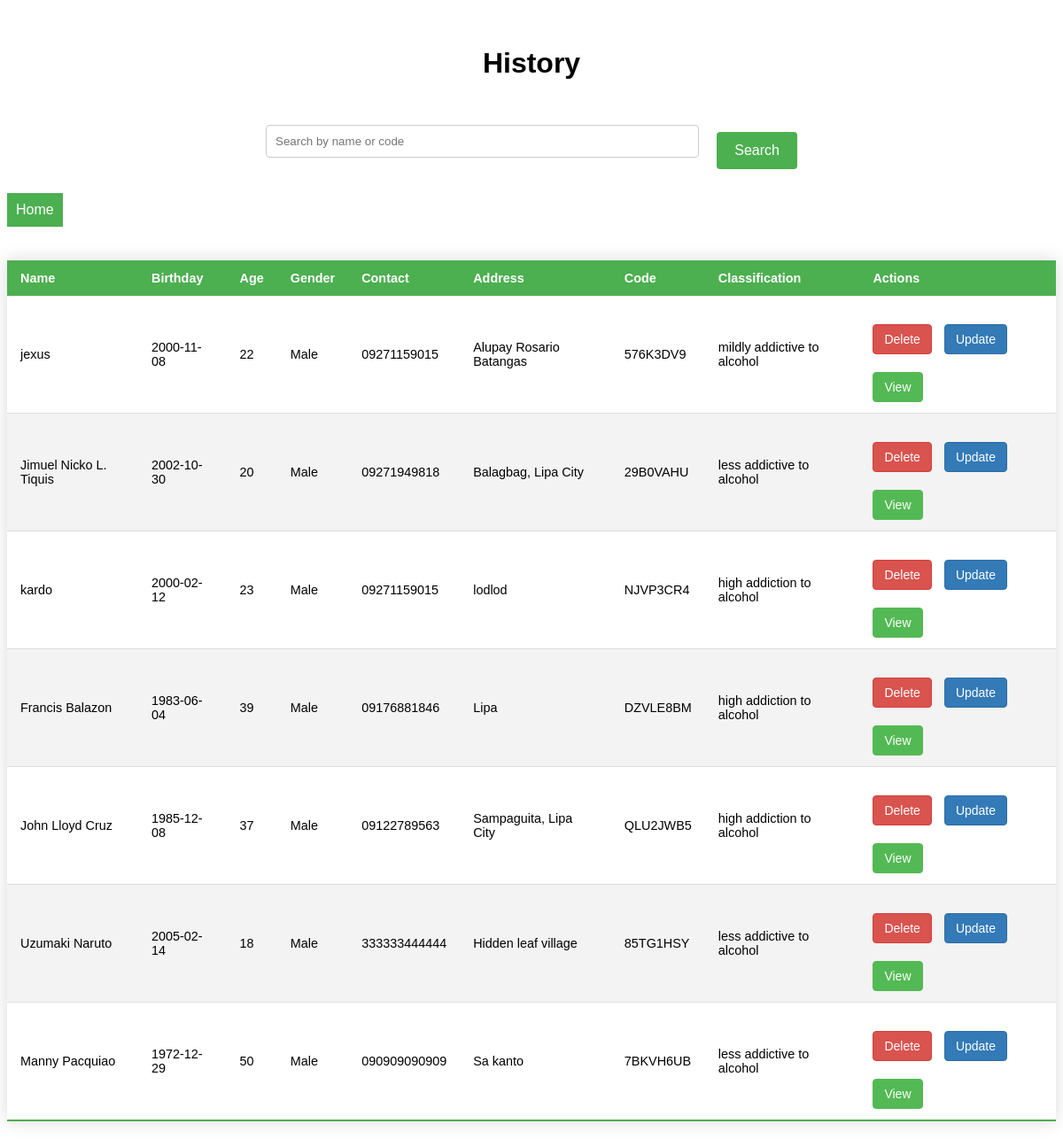
The app's page /history with its own data.
### tables this page shows
CREATE TABLE predictions
                (id INTEGER PRIMARY KEY,
                name TEXT,
                birthday TEXT,
                age INTEGER,
                gender TEXT,
                contact TEXT,
                address TEXT,
                code TEXT UNIQUE,
                q1 TEXT,
                q2 TEXT,
                q3 TEXT,
                q4 TEXT,
                q5 TEXT,
                q6 TEXT,
                q7 TEXT,
                q8 TEXT,
                prediction TEXT);

### app.py (the view)
@app.route('/history', methods=['GET', 'POST'])
def history():
    if request.method == 'POST':
        pass
    else:
        conn = sqlite3.connect('database.db')
        cursor = conn.cursor()
        cursor.execute("SELECT * FROM predictions")
        predictions = cursor.fetchall()
        conn.close()
        search_query = request.args.get('search_query')
        if search_query:
            search_query = search_query.strip()
            if len(search_query) > 0:
                predictions = [p for p in predictions if search_query.lower() in p[1].lower() or search_query.lower() in p[7].lower()]
        return render_template('history.html', predictions=predictions)

### templates/history.html (shortened to what this page needs)
<!DOCTYPE html>
<html>
  <head>
  </head>
  <body>
    <h1>History</h1>
    <form action="{{ url_for('search_predictions') }}" method="GET">
      <div class="form-group">
        <input type="text" name="search_query" class="form-control search-bar" placeholder="Search by name or code">
        <button type="submit" class="btn btn-primary btn-search">Search</button>
      </div>
    </form>
<a href="/">Home</a>
<br><br>
<table class="table">
  <thead>
    <tr>
      <th>Name</th>
      <th>Birthday</th>
      <th>Age</th>
      <th>Gender</th>
      <th>Contact</th>
      <th>Address</th>
      <th>Code</th>
      <th>Classification</th>
      <th>Actions</th>
    </tr>
  </thead>
  <tbody>
    {% for prediction in predictions %}
    <tr>
      <td>{{ prediction[1] }}</td>
      <td>{{ prediction[2] }}</td>
      <td>{{ prediction[3] }}</td>
      <td>{{ prediction[4] }}</td>
      <td>{{ prediction[5] }}</td>
      <td>{{ prediction[6] }}</td>
      <td>{{ prediction[7] }}</td>
      <td>{{ prediction[16] }}</td>
      <td>
        <a href="{{ url_for('delete_prediction', id=prediction[0]) }}" class="btn btn-delete">Delete</a>
        <a href="{{ url_for('update', id=prediction[0]) }}" class="btn btn-update">Update</a>
        <a href="{{ url_for('view', id=prediction[0]) }}" class="btn btn-view">View</a>
      </td>
    </tr>
    {% endfor %}
  </tbody>
</table>
  </body>
</html>

### templates/history.html (style rules this page uses)
body { font-family: Arial, sans-serif; }
h1 { font-size: 2em; margin-bottom: 20px; text-align: center; line-height: 100px; }
form { max-width: 600px; margin: 0 auto; }
input[type=text], input[type=date], select { display: block; width: 80%; padding: 10px; border: 1px solid #ccc; border-radius: 4px; box-sizing: border-box; margin-bottom: 20px; }
button, #predictions-submit { background-color: #4CAF50; color: white; padding: 12px 20px; border: none; border-radius: 4px; cursor: pointer; font-size: 1em; }
.form-group { display: flex; align-items: center; }
button[type="submit"] { display: inline-block; margin-left: 10px; }
.search-bar { flex: 1; margin-right: 10px; }
.form-control { flex: 1; }
.btn-primary { margin-left: 10px; }
.btn-search { display: inline-block; vertical-align: middle; }
.table { width: 100%; border-collapse: collapse; margin: 20px 0; font-size: 0.9em; font-family: Arial, sans-serif; box-shadow: 0 0 20px rgba(0, 0, 0, 0.15); }
.table thead tr { background-color: #4CAF50; color: #ffffff; text-align: left; }
.table th, .table td { padding: 12px 15px; }
.table tbody tr { border-bottom: 1px solid #dddddd; }
.table tbody tr:nth-of-type(even) { background-color: #f3f3f3; }
.table tbody tr:last-of-type { border-bottom: 2px solid #4CAF50; }
.table tbody td a { display: inline-block; margin-right: 10px; }
.btn-update, .btn-delete, .btn-view { display: inline-block; padding: 6px 12px; margin-right: 10px; font-size: 14px; font-weight: 400; line-height: 1.42857143; text-align: center; white-space: nowrap; vertical-align: middle; cursor: pointer; background-image: none; border: 1px solid transparent; border-radius: 4px; color: #fff; }
.btn-update { background-color: #337ab7; border-color: #2e6da4; }
.btn-delete { background-color: #d9534f; border-color: #d43f3a; }
.btn-view { background-color: #53b954; border-color: #53b954; }
a { display: inline-block; padding: 10px; background-color: #4CAF50; color: white; text-decoration: none; margin-top: 20px; }

### records on screen
predictions: name "jexus", birthday "2000-11-08", age "22", gender "Male", contact "09271159015", address "Alupay Rosario Batangas", code "576K3DV9", prediction "mildly addictive to alcohol"
predictions: name "Jimuel Nicko L. Tiquis", birthday "2002-10-30", age "20", gender "Male", contact "09271949818", address "Balagbag, Lipa City", code "29B0VAHU", prediction "less addictive to alcohol"
predictions: name "kardo", birthday "2000-02-12", age "23", gender "Male", contact "09271159015", address "lodlod", code "NJVP3CR4", prediction "high addiction to alcohol"
predictions: name "Francis Balazon", birthday "1983-06-04", age "39", gender "Male", contact "09176881846", address "Lipa", code "DZVLE8BM", prediction "high addiction to alcohol"
predictions: name "John Lloyd Cruz", birthday "1985-12-08", age "37", gender "Male", contact "09122789563", address "Sampaguita, Lipa City", code "QLU2JWB5", prediction "high addiction to alcohol"
predictions: name "Uzumaki Naruto", birthday "2005-02-14", age "18", gender "Male", contact "333333444444", address "Hidden leaf village", code "85TG1HSY", prediction "less addictive to alcohol"
predictions: name "Manny Pacquiao", birthday "1972-12-29", age "50", gender "Male", contact "090909090909", address "Sa kanto", code "7BKVH6UB", prediction "less addictive to alcohol"
